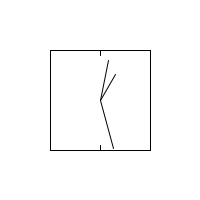
Frame 1 (no input)
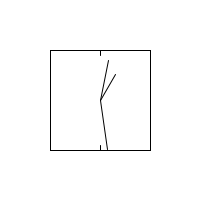
Frame 60 (the mouse pressed at the canvas centre just before this capture)
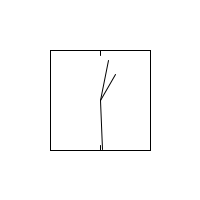
Frame 120 (the mouse held since frame 60 and released just before this capture)

The Processing sketch that drew these frames (run headless with seeded random() and noise(); from frame 60 on, the mouse is pressed at the canvas centre):

// Processing sketch: processing_169820
// ── processing_169820.pde

void setup ()
{
  size(200,200);
  background(255);
  
}
void draw()
{
translate(width/2,height/2);
rectMode(CENTER);
stroke(0);
background(255);
rect(0,0,100,100);
line(0,50,0,45);
line(0,-50,0,-45);
strokeWeight(1);
float sekunde=map(second(),0,59,0,2*PI);
float minute1=map(minute(),0,59,0,2*PI);
float stunde1=map(hour(),0,24,0,2*PI);pushMatrix();
rotate(sekunde);
line(0,0,0,-50);
popMatrix();pushMatrix();
rotate(minute1);
line(0,0,0,-40);
popMatrix();pushMatrix();
rotate(stunde1);
line(0,0,0,-30);
popMatrix();
}
